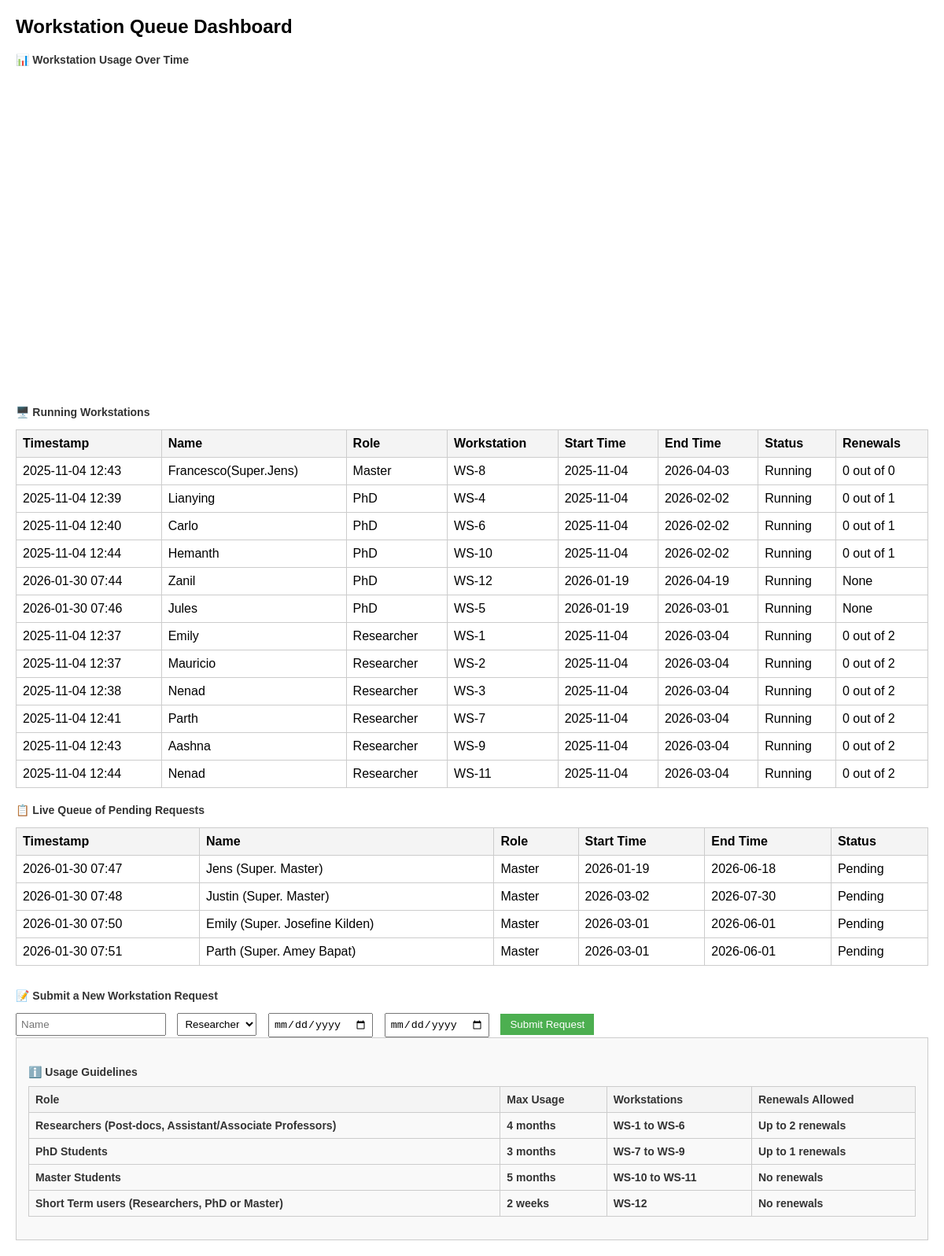
Screenshot of / (signed in) with the database file from the repository.
### app.py (models this page shows)
class Request(db.Model):
    id = db.Column(db.Integer, primary_key=True)
    timestamp = db.Column(db.DateTime, default=datetime.utcnow)
    name = db.Column(db.String(100))
    role = db.Column(db.String(50))
    start_time = db.Column(db.String(50))
    end_time = db.Column(db.String(50))
    status = db.Column(db.String(50), default="Pending")
    workstation = db.Column(db.String(50))
    renewals = db.Column(db.Integer)

### app.py (the view)
@app.route('/')
@login_required
def dashboard():
    Request.query.filter_by(status='Completed').delete()
    db.session.commit()
    pending_requests = (Request.query.filter_by(status='Pending').order_by(Request.role.asc(),Request.timestamp.asc()).all())
    running_requests = (Request.query.filter_by(status='Running').order_by(Request.role.asc(),Request.timestamp.asc()).all())
    chart_data = []
    for req in running_requests:
        chart_data.append({
            "name": req.name or "",
            "workstation": req.workstation or "",
            "start": str(req.start_time),
            "end": str(req.end_time),
            "renewals": req.renewals or "",
            "color": "blue" if req.role == "PhD" else "orange" if req.role == "Master" else "green"
        })
    return render_template('dashboard.html',
                           pending_requests=pending_requests,
                           running_requests=running_requests,
                           chart_data=chart_data)

### app.py (called while the page is built)
@login_manager.user_loader
def load_user(user_id):
    return User.query.get(int(user_id))

### templates/dashboard.html (shortened to what this page needs)
<!DOCTYPE html>
<html lang="en">
<head>
</head>
<body>
    <h1>Workstation Queue Dashboard</h1>
    <h2>📊 Workstation Usage Over Time</h2>
    <div id="usageChart" style="width:100%;height:400px;"></div>
    <h3>🖥️ Running Workstations</h3>
    <table>
        <tr><th>Timestamp</th><th>Name</th><th>Role</th><th>Workstation</th><th>Start Time</th><th>End Time</th><th>Status</th><th>Renewals</th></tr>
        {% for req in running_requests %}
        <tr>
            <td>{{ req.timestamp.strftime('%Y-%m-%d %H:%M') }}</td>
            <td>{{ req.name }}</td>
            <td>{{ req.role }}</td>
            <td>{{ req.workstation }}</td>
            <td>{{ req.start_time }}</td>
            <td>{{ req.end_time }}</td>
            <td>{{ req.status }}</td>
            <td>{{ req.renewals }}</td>
        </tr>
        {% endfor %}
    </table>
    <h3>📋 Live Queue of Pending Requests</h3>
    <table>
        <tr><th>Timestamp</th><th>Name</th><th>Role</th><th>Start Time</th><th>End Time</th><th>Status</th></tr>
        {% for req in pending_requests %}
        <tr>
            <td>{{ req.timestamp.strftime('%Y-%m-%d %H:%M') }}</td>
            <td>{{ req.name }}</td>
            <td>{{ req.role }}</td>
            <td>{{ req.start_time }}</td>
            <td>{{ req.end_time }}</td>
            <td>{{ req.status }}</td>
        </tr>
        {% endfor %}
    </table>
<div class="form-section">
<h3>📝 Submit a New Workstation Request</h3>
<form id="requestForm">
<input name="name" placeholder="Name" required="" type="text"/>
<select name="role">
<option value="Researcher">Researcher</option>
</select>
<input name="startTime" required="" type="date"/>
<input name="endTime" required="" type="date"/>
<button class="submit-btn" type="submit">Submit Request</button>
</form>
</div>
    <div style="background-color:#f9f9f9; padding:15px; border:1px solid #ccc; margin-bottom:20px;">
<h3>ℹ️ Usage Guidelines
<table border="1" style="width:100%; margin-top:10px; border-collapse:collapse;">
<thead>
<tr style="background-color:#f2f2f2;">
<th>Role</th>
<th>Max Usage</th>
<th>Workstations</th>
<th>Renewals Allowed</th>
</tr>
</thead>
<tbody>
<tr>
<td>Researchers (Post-docs, Assistant/Associate Professors)</td>
<td>4 months</td>
<td>WS-1 to WS-6</td>
<td>Up to 2 renewals</td>
</tr>
<tr>
<td>PhD Students</td>
<td>3 months</td>
<td>WS-7 to WS-9</td>
<td>Up to 1 renewals</td>
</tr>
<tr>
<td>Master Students</td>
<td>5 months</td>
<td>WS-10 to WS-11</td>
<td>No renewals</td>
</tr>
<tr>
<td>Short Term users (Researchers, PhD or Master)</td>
<td>2 weeks</td>
<td>WS-12</td>
<td>No renewals</td>
</tr>
</tbody>
</table>
</h3>
</body>
</html>

### templates/dashboard.html (style rules this page uses)
body { font-family: Arial, sans-serif; margin: 20px; }
h1 { font-size: 24px; margin-bottom: 10px; }
h2, h3 { font-size: 14px; margin-top: 20px; color: #333; }
table { width: 100%; border-collapse: collapse; margin-top: 10px; }
th, td { border: 1px solid #ccc; padding: 8px; text-align: left; }
th { background-color: #f4f4f4; }
.form-section { margin-top: 30px; }
.form-section input, .form-section select { margin-right: 10px; padding: 5px; }
.submit-btn { padding: 6px 12px; background-color: #4CAF50; color: white; border: none; cursor: pointer; }

### rows the page displays
Request: timestamp "2025-11-04 12:43", name "Francesco(Super.Jens)", role "Master", workstation "WS-8", start_time "2025-11-04", end_time "2026-04-03", status "Running", renewals "0 out of 0"
Request: timestamp "2025-11-04 12:39", name "Lianying", role "PhD", workstation "WS-4", start_time "2025-11-04", end_time "2026-02-02", status "Running", renewals "0 out of 1"
Request: timestamp "2025-11-04 12:40", name "Carlo", role "PhD", workstation "WS-6", start_time "2025-11-04", end_time "2026-02-02", status "Running", renewals "0 out of 1"
Request: timestamp "2025-11-04 12:44", name "Hemanth", role "PhD", workstation "WS-10", start_time "2025-11-04", end_time "2026-02-02", status "Running", renewals "0 out of 1"
Request: timestamp "2026-01-30 07:44", name "Zanil", role "PhD", workstation "WS-12", start_time "2026-01-19", end_time "2026-04-19", status "Running", renewals "None"
Request: timestamp "2026-01-30 07:46", name "Jules", role "PhD", workstation "WS-5", start_time "2026-01-19", end_time "2026-03-01", status "Running", renewals "None"
Request: timestamp "2025-11-04 12:37", name "Emily", role "Researcher", workstation "WS-1", start_time "2025-11-04", end_time "2026-03-04", status "Running", renewals "0 out of 2"
Request: timestamp "2025-11-04 12:37", name "Mauricio", role "Researcher", workstation "WS-2", start_time "2025-11-04", end_time "2026-03-04", status "Running", renewals "0 out of 2"
Request: timestamp "2025-11-04 12:38", name "Nenad", role "Researcher", workstation "WS-3", start_time "2025-11-04", end_time "2026-03-04", status "Running", renewals "0 out of 2"
Request: timestamp "2025-11-04 12:41", name "Parth", role "Researcher", workstation "WS-7", start_time "2025-11-04", end_time "2026-03-04", status "Running", renewals "0 out of 2"
Request: timestamp "2025-11-04 12:43", name "Aashna", role "Researcher", workstation "WS-9", start_time "2025-11-04", end_time "2026-03-04", status "Running", renewals "0 out of 2"
Request: timestamp "2025-11-04 12:44", name "Nenad", role "Researcher", workstation "WS-11", start_time "2025-11-04", end_time "2026-03-04", status "Running", renewals "0 out of 2"
Request: timestamp "2026-01-30 07:47", name "Jens (Super. Master)", role "Master", start_time "2026-01-19", end_time "2026-06-18", status "Pending"
Request: timestamp "2026-01-30 07:48", name "Justin (Super. Master)", role "Master", start_time "2026-03-02", end_time "2026-07-30", status "Pending"
Request: timestamp "2026-01-30 07:50", name "Emily (Super. Josefine Kilden)", role "Master", start_time "2026-03-01", end_time "2026-06-01", status "Pending"
Request: timestamp "2026-01-30 07:51", name "Parth (Super. Amey Bapat)", role "Master", start_time "2026-03-01", end_time "2026-06-01", status "Pending"
